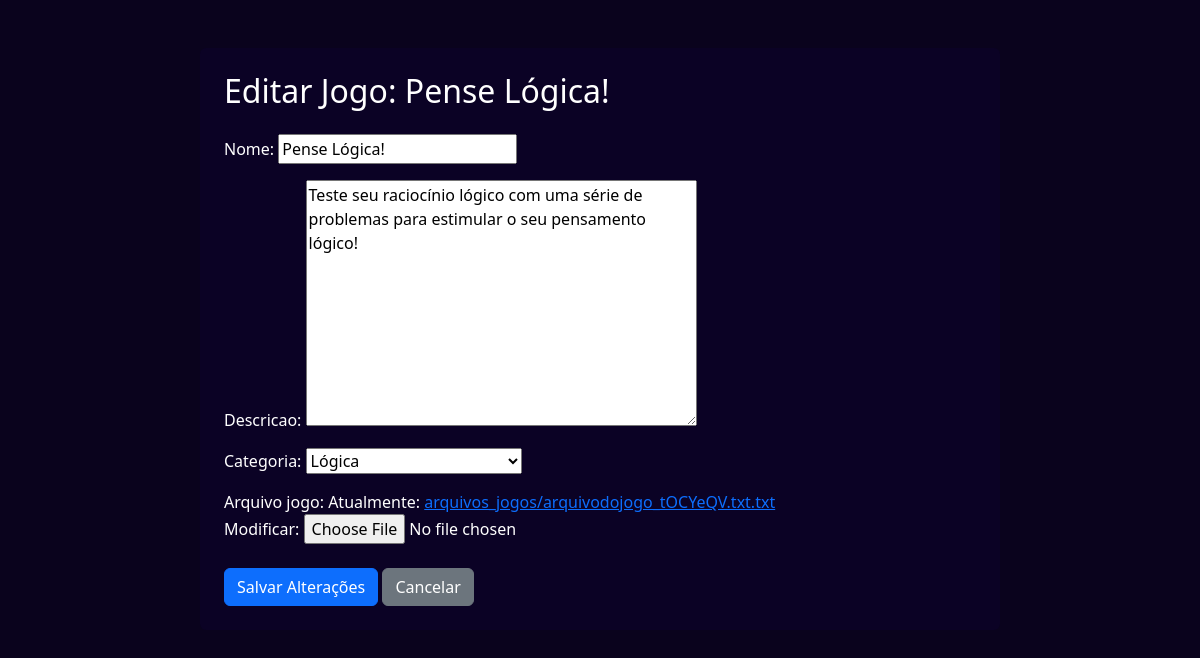
Page /jogo/14/editar/ (signed in) on the committed database.
### potplayapp/models.py (models this page shows, shortened)
class Jogo(models.Model):
    STATUS_AVALIACAO = [
        ('Pendente', 'Pendente'),
        ('Aprovado', 'Aprovado'),
        ('Rejeitado', 'Rejeitado'),
    ]
    desenvolvedor = models.ForeignKey(User, on_delete=models.CASCADE, related_name="jogos_criados")
    categoria = models.ForeignKey(Categoria, on_delete=models.SET_NULL, null=True, blank=False)
    nome = models.CharField(max_length=255)
    descricao = models.TextField()
    arquivo_jogo = models.FileField(upload_to='arquivos_jogos/')
    data_submissao = models.DateTimeField(auto_now_add=True)
    data_atualizacao = models.DateTimeField(auto_now=True) # Atualiza automaticamente a cada edição
    status_avaliacao = models.CharField(
        max_length=10,
        choices=STATUS_AVALIACAO,
        default='Pendente'
    )

class Categoria(models.Model):
    nome = models.CharField(max_length=100, unique=True, help_text="Ex: Puzzle, Ação, Estratégia")
    def __str__(self):
        return self.nome

### potplayapp/views.py (the view)
# urls.py: path('jogo/<int:jogo_id>/editar/', views.editar_jogo_view, name='editar_jogo'),
@login_required
def editar_jogo_view(request, jogo_id):
    jogo = get_object_or_404(Jogo, pk=jogo_id)
    if jogo.desenvolvedor != request.user:
        return HttpResponseForbidden("Você não tem permissão para editar este jogo.")
    if request.method == 'POST':
        form = JogoForm(request.POST, request.FILES, instance=jogo)
        if form.is_valid():
            form.save()
            return redirect('perfil')
    else:
        form = JogoForm(instance=jogo)
    return render(request, 'editar_jogo.html', {'form': form, 'jogo': jogo})

### potplayapp/forms.py
class JogoForm(forms.ModelForm):
    class Meta:
        model = Jogo
        fields = ['nome', 'descricao', 'categoria', 'arquivo_jogo']

### potplayapp/templates/editar_jogo.html (shortened to what this page needs)
<!DOCTYPE html>
<html lang="pt-br">
<head>
    <link href="https://cdn.jsdelivr.net/npm/bootstrap@5.3.3/dist/css/bootstrap.min.css" rel="stylesheet">
</head>
<body>
    <div class="container mt-5 p-4 rounded" style="background-color: #0B0225;">
        <h2 class="mb-4">Editar Jogo: {{ jogo.nome }}</h2>
        <form method="post" enctype="multipart/form-data">
            {{ form.as_p }}
            <div class="mt-4">
                <button type="submit" class="btn btn-primary">Salvar Alterações</button>
                <a href="{% url 'perfil' %}" class="btn btn-secondary">Cancelar</a>
            </div>
        </form>
    </div>
</body>
</html>

### potplayapp/templates/editar_jogo.html (style rules this page uses)
body { background-color: #0A031D; color: #FFFFFF; }
.container { max-width: 800px; }

### rows in the picture
Jogo: nome "Pense Lógica!", descricao "Teste seu raciocínio lógico com uma série de problemas para estimular o seu pensamento lógico!", categoria "Lógica"
